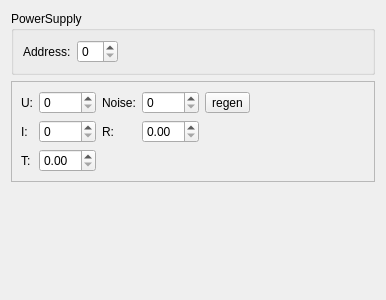
<?xml version="1.0" encoding="UTF-8"?>
<ui version="4.0">
 <class>Worker_fake_b588</class>
 <widget class="QWidget" name="Worker_fake_b588">
  <property name="geometry">
   <rect>
    <x>0</x>
    <y>0</y>
    <width>386</width>
    <height>300</height>
   </rect>
  </property>
  <property name="windowTitle">
   <string>Form</string>
  </property>
  <layout class="QVBoxLayout" name="verticalLayout">
   <item>
    <widget class="QGroupBox" name="groupBox">
     <property name="sizePolicy">
      <sizepolicy hsizetype="Preferred" vsizetype="Fixed">
       <horstretch>0</horstretch>
       <verstretch>0</verstretch>
      </sizepolicy>
     </property>
     <property name="title">
      <string>PowerSupply</string>
     </property>
     <layout class="QHBoxLayout" name="horizontalLayout_2">
      <item>
       <widget class="QLabel" name="label">
        <property name="text">
         <string>Address:</string>
        </property>
       </widget>
      </item>
      <item>
       <widget class="QSpinBox" name="sb_address"/>
      </item>
      <item>
       <spacer name="horizontalSpacer_2">
        <property name="orientation">
         <enum>Qt::Horizontal</enum>
        </property>
        <property name="sizeHint" stdset="0">
         <size>
          <width>40</width>
          <height>20</height>
         </size>
        </property>
       </spacer>
      </item>
     </layout>
    </widget>
   </item>
   <item>
    <widget class="QFrame" name="frame">
     <property name="frameShape">
      <enum>QFrame::StyledPanel</enum>
     </property>
     <property name="frameShadow">
      <enum>QFrame::Raised</enum>
     </property>
     <layout class="QHBoxLayout" name="horizontalLayout">
      <item>
       <layout class="QGridLayout" name="gridLayout">
        <item row="0" column="4">
         <widget class="QToolButton" name="btn_set_noice">
          <property name="text">
           <string>regen</string>
          </property>
         </widget>
        </item>
        <item row="0" column="0">
         <widget class="QLabel" name="label_2">
          <property name="sizePolicy">
           <sizepolicy hsizetype="Fixed" vsizetype="Preferred">
            <horstretch>0</horstretch>
            <verstretch>0</verstretch>
           </sizepolicy>
          </property>
          <property name="text">
           <string>U:</string>
          </property>
         </widget>
        </item>
        <item row="0" column="3">
         <widget class="QSpinBox" name="sb_noise"/>
        </item>
        <item row="0" column="2">
         <widget class="QLabel" name="label_4">
          <property name="sizePolicy">
           <sizepolicy hsizetype="Fixed" vsizetype="Preferred">
            <horstretch>0</horstretch>
            <verstretch>0</verstretch>
           </sizepolicy>
          </property>
          <property name="text">
           <string>Noise:</string>
          </property>
         </widget>
        </item>
        <item row="1" column="0">
         <widget class="QLabel" name="label_3">
          <property name="sizePolicy">
           <sizepolicy hsizetype="Fixed" vsizetype="Preferred">
            <horstretch>0</horstretch>
            <verstretch>0</verstretch>
           </sizepolicy>
          </property>
          <property name="text">
           <string>I:</string>
          </property>
         </widget>
        </item>
        <item row="1" column="3">
         <widget class="QDoubleSpinBox" name="sb_R"/>
        </item>
        <item row="1" column="1">
         <widget class="QSpinBox" name="sb_current"/>
        </item>
        <item row="1" column="2">
         <widget class="QLabel" name="label_5">
          <property name="sizePolicy">
           <sizepolicy hsizetype="Fixed" vsizetype="Preferred">
            <horstretch>0</horstretch>
            <verstretch>0</verstretch>
           </sizepolicy>
          </property>
          <property name="text">
           <string>R:</string>
          </property>
         </widget>
        </item>
        <item row="0" column="1">
         <widget class="QSpinBox" name="sb_voltage"/>
        </item>
        <item row="2" column="1">
         <widget class="QDoubleSpinBox" name="dsb_temperature"/>
        </item>
        <item row="2" column="0">
         <widget class="QLabel" name="label_6">
          <property name="text">
           <string>T:</string>
          </property>
         </widget>
        </item>
       </layout>
      </item>
      <item>
       <spacer name="horizontalSpacer">
        <property name="orientation">
         <enum>Qt::Horizontal</enum>
        </property>
        <property name="sizeHint" stdset="0">
         <size>
          <width>40</width>
          <height>20</height>
         </size>
        </property>
       </spacer>
      </item>
     </layout>
    </widget>
   </item>
   <item>
    <widget class="LogBox" name="log_widget" native="true"/>
   </item>
  </layout>
 </widget>
 <customwidgets>
  <customwidget>
   <class>LogBox</class>
   <extends>QWidget</extends>
   <header>logbox.hpp</header>
   <container>1</container>
  </customwidget>
 </customwidgets>
 <resources/>
 <connections/>
</ui>
